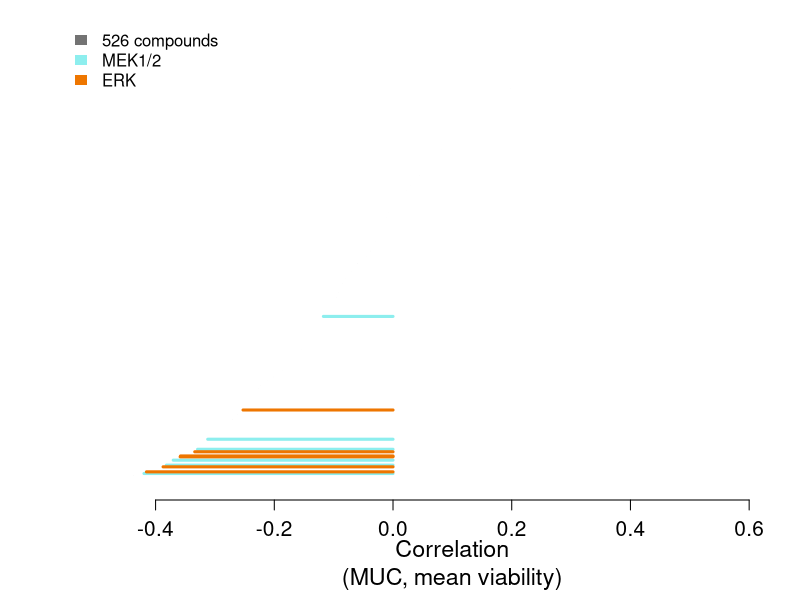
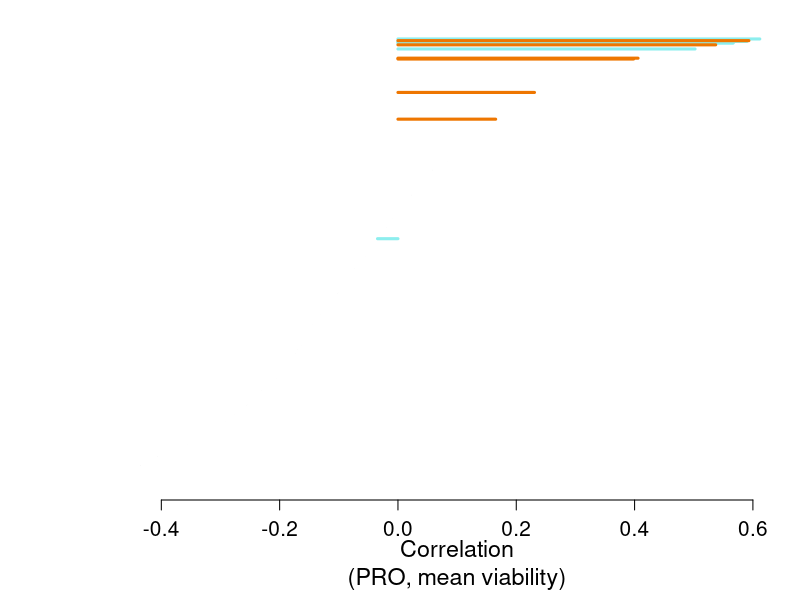
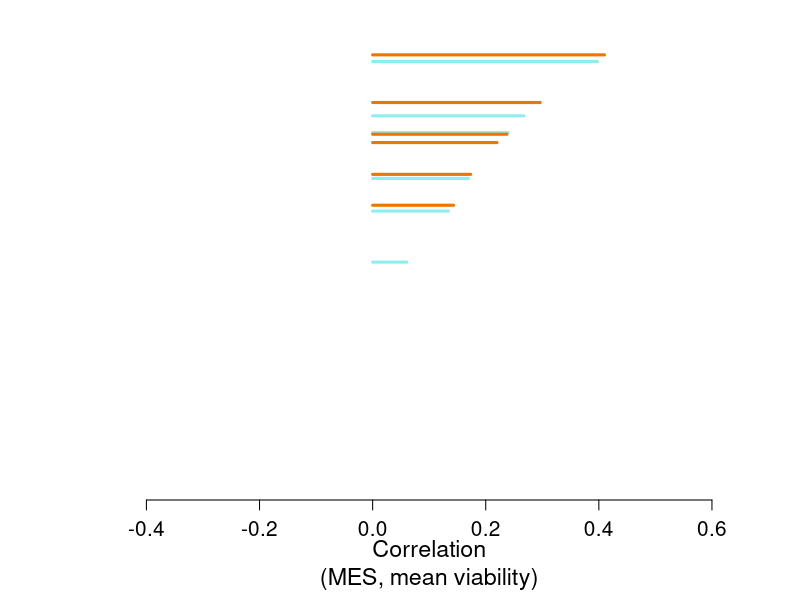

R code for these plots, in order:
data <- read.table("../data/CellLineDrugResponse_SubtypeAssociation.tsv", sep="\t", header=TRUE, check.names=FALSE)

pdf("../figures/Fig5_CellLines_Waterfallplot_MEKERK_Subtype1.pdf", width=4.5, height=6.5)
ord <- order(data$MUC.corrSpearman)
counts <- data[ord, "MUC.corrSpearman"]
par(mar=c(5,3,1,1), xpd=TRUE)
bp <- barplot(counts, horiz=TRUE, col="gray45", border=FALSE, main="", xlab="", cex.lab=1.4, cex.axis=1.25)
indices.1 <- which(data[ord,"TARGET_NAME"] %in% "MEK2, MEK1")
indices.2 <- which(data[ord,"TARGET_NAME"] %in% "ERK")
for (i in indices.1) lines(x=c(counts[i], 0), y=c(bp[i, 1], bp[i, 1]), col="darkslategray2", lwd=3)
for (i in indices.2) lines(x=c(counts[i], 0), y=c(bp[i, 1], bp[i, 1]), col="darkorange2", lwd=3)
legend("topleft", legend=c("526 compounds", "MEK1/2", "ERK"), fill=c("gray45", "darkslategray2", "darkorange2"), border=NA, bty="n", cex=1)
text(x=0.1, y=-115, labels="Correlation\n(MUC, mean viability)", cex=1.4)
dev.off()

pdf("../figures/Fig5_CellLines_Waterfallplot_MEKERK_Subtype2.pdf", width=4.5, height=6.5)
ord <- order(data$PRO.corrSpearman)
counts <- data[ord, "PRO.corrSpearman"]
par(mar=c(5,3,1,1), xpd=TRUE)
bp <- barplot(counts, horiz=TRUE, col="gray45", border=FALSE, main="", xlab="", cex.lab=1.4, cex.axis=1.25)
indices.1 <- which(data[ord,"TARGET_NAME"] %in% "MEK2, MEK1")
indices.2 <- which(data[ord,"TARGET_NAME"] %in% "ERK")
for (i in indices.1) lines(x=c(counts[i], 0), y=c(bp[i, 1], bp[i, 1]), col="darkslategray2", lwd=3)
for (i in indices.2) lines(x=c(counts[i], 0), y=c(bp[i, 1], bp[i, 1]), col="darkorange2", lwd=3)
text(x=0.1, y=-115, labels="Correlation\n(PRO, mean viability)", cex=1.4)
dev.off()

pdf("../figures/Fig5_CellLines_Waterfallplot_MEKERK_Subtype3.pdf", width=4.5, height=6.5)
ord <- order(data$MES.corrSpearman)
counts <- data[ord, "MES.corrSpearman"]
par(mar=c(5,3,1,1), xpd=TRUE)
bp <- barplot(counts, horiz=TRUE, col="gray45", border=FALSE, main="", xlab="", cex.lab=1.4, cex.axis=1.25)
indices.1 <- which(data[ord,"TARGET_NAME"] %in% "MEK2, MEK1")
indices.2 <- which(data[ord,"TARGET_NAME"] %in% "ERK")
for (i in indices.1) lines(x=c(counts[i], 0), y=c(bp[i, 1], bp[i, 1]), col="darkslategray2", lwd=3)
for (i in indices.2) lines(x=c(counts[i], 0), y=c(bp[i, 1], bp[i, 1]), col="darkorange2", lwd=3)
text(x=0.1, y=-115, labels="Correlation\n(MES, mean viability)", cex=1.4)
dev.off()
